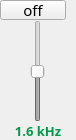
                 <widget class="QFrame" name="frame_87">
                  <property name="minimumSize">
                   <size>
                    <width>76</width>
                    <height>140</height>
                   </size>
                  </property>
                  <property name="maximumSize">
                   <size>
                    <width>76</width>
                    <height>140</height>
                   </size>
                  </property>
                  <property name="frameShape">
                   <enum>QFrame::NoFrame</enum>
                  </property>
                  <property name="frameShadow">
                   <enum>QFrame::Raised</enum>
                  </property>
                  <layout class="QVBoxLayout" name="verticalLayout_46">
                   <property name="spacing">
                    <number>0</number>
                   </property>
                   <property name="leftMargin">
                    <number>0</number>
                   </property>
                   <property name="topMargin">
                    <number>0</number>
                   </property>
                   <property name="rightMargin">
                    <number>0</number>
                   </property>
                   <property name="bottomMargin">
                    <number>0</number>
                   </property>
                   <item>
                    <widget class="QPushButton" name="switch_1600">
                     <property name="minimumSize">
                      <size>
                       <width>66</width>
                       <height>20</height>
                      </size>
                     </property>
                     <property name="maximumSize">
                      <size>
                       <width>65</width>
                       <height>20</height>
                      </size>
                     </property>
                     <property name="font">
                      <font>
                       <family>PF BeauSans Pro</family>
                       <pointsize>11</pointsize>
                       <bold>false</bold>
                      </font>
                     </property>
                     <property name="text">
                      <string>off</string>
                     </property>
                     <property name="checkable">
                      <bool>true</bool>
                     </property>
                     <property name="checked">
                      <bool>false</bool>
                     </property>
                    </widget>
                   </item>
                   <item alignment="Qt::AlignHCenter">
                    <widget class="QSlider" name="slider_1600">
                     <property name="enabled">
                      <bool>false</bool>
                     </property>
                     <property name="minimumSize">
                      <size>
                       <width>45</width>
                       <height>100</height>
                      </size>
                     </property>
                     <property name="minimum">
                      <number>-50</number>
                     </property>
                     <property name="maximum">
                      <number>50</number>
                     </property>
                     <property name="value">
                      <number>0</number>
                     </property>
                     <property name="orientation">
                      <enum>Qt::Vertical</enum>
                     </property>
                    </widget>
                   </item>
                   <item>
                    <widget class="QLabel" name="label_56">
                     <property name="font">
                      <font>
                       <family>PF BeauSans Pro</family>
                       <pointsize>10</pointsize>
                       <bold>true</bold>
                      </font>
                     </property>
                     <property name="styleSheet">
                      <string notr="true">color: #009b4a;</string>
                     </property>
                     <property name="text">
                      <string>1.6 kHz</string>
                     </property>
                     <property name="alignment">
                      <set>Qt::AlignHCenter|Qt::AlignTop</set>
                     </property>
                    </widget>
                   </item>
                  </layout>
                 </widget>
